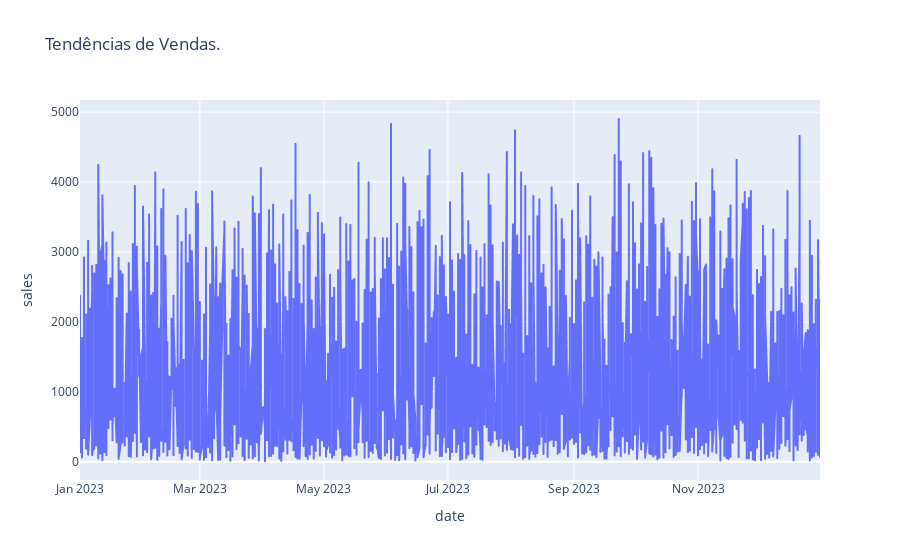
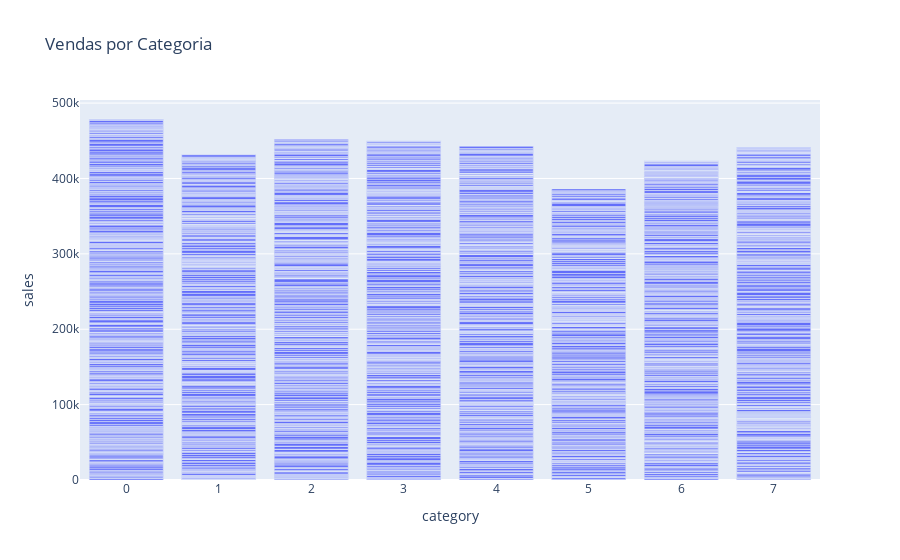

The cell these charts' notebook holds for them, in order:
### Markdown cell above
# Passo 4: Construção de Dashboard e relatório final

### Code cell
# Criar visualizações com o Plotly e apresentar insights
grafico_tendencias = px.line(tabela, x="date", y="sales", title="Tendências de Vendas.")
grafico_categorias = px.bar(tabela, x="category", y="sales", title="Vendas por Categoria")

grafico_tendencias.show()
grafico_categorias.show()

### Figure 1 — Plotly figure (JSON) as saved in the notebook; plotly's stock layout.template omitted (floating-point values rounded to 4 significant figures; data arrays with more than 128 entries replaced by an {"elided": "..."} marker saying what was removed)
{"data": [{"hovertemplate": "date=%{x}<br>sales=%{y}<extra></extra>", "legendgroup": "", "line": {"color": "#636efa", "dash": "solid"}, "marker": {"symbol": "circle"}, "mode": "lines", "name": "", "showlegend": false, "type": "scattergl", "x": {"elided": "3000 str values"}, "xaxis": "x", "y": {"elided": "3000 float values"}, "yaxis": "y"}], "layout": {"legend": {"tracegroupgap": 0}, "title": {"text": "Tendências de Vendas."}, "xaxis": {"anchor": "y", "domain": [0, 1], "title": {"text": "date"}}, "yaxis": {"anchor": "x", "domain": [0, 1], "title": {"text": "sales"}}}}

### Figure 2 — Plotly figure (JSON) as saved in the notebook; plotly's stock layout.template omitted (floating-point values rounded to 4 significant figures; data arrays with more than 128 entries replaced by an {"elided": "..."} marker saying what was removed)
{"data": [{"alignmentgroup": "True", "hovertemplate": "category=%{x}<br>sales=%{y}<extra></extra>", "legendgroup": "", "marker": {"color": "#636efa", "pattern": {"shape": ""}}, "name": "", "offsetgroup": "", "orientation": "v", "showlegend": false, "textposition": "auto", "type": "bar", "x": {"elided": "3000 int values"}, "xaxis": "x", "y": {"elided": "3000 float values"}, "yaxis": "y"}], "layout": {"barmode": "relative", "legend": {"tracegroupgap": 0}, "title": {"text": "Vendas por Categoria"}, "xaxis": {"anchor": "y", "domain": [0, 1], "title": {"text": "category"}}, "yaxis": {"anchor": "x", "domain": [0, 1], "title": {"text": "sales"}}}}
